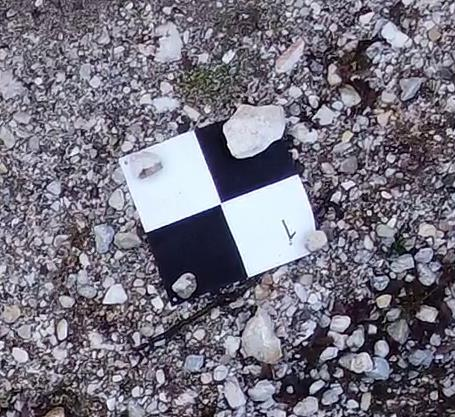
#> input picture figures/Fig02.jpg, 455 x 417 px
$ jupyter execute image_formats.ipynb   (shell and % lines are left out)
#> lines starting #> are read from the running program, lines starting #| are printed output that depends on the picture
[<< Back to MAIN notebook](main.ipynb)

<a id="image-formats"></a>
# 3. Image formats

There can be some differences between the image data loaded to your code and the same data once it is saved to your storage drive. Image data loaded to your code is kept in RAM memory as an N-dimensional array of pixel values (usually 3-dimensional array of 8bit unsigned integers with pixel values between 0 and 255, or 64bit floats with values between 0.0 to 1.0).

However, image formats used for storing the image data on your storage drive (HDD/SSD) rarely save raw pixel values as that could require unreasonable amounts of storage space. Instead, a compression (i.e., size-reduction) algorithm is applied to the raw data to reduce the storage space requirements. Compression algorithms are generally divided into two groups:

1. **Lossless compression** - no information from the image is lost when it is stored to drive. Once stored, image can be retrieved from drive to reconstruct the identical initial N-dimensional array, i.e., original image.
2. **Lossy compression** - a certain amount of information is lost when image is stored in order to reduce its size in storage. This compression type is commonly used with photographic data such as UAV imagery.

In the following chapters, a number of lossless and lossy formats will be presented along with their pros and cons, to allow the user to consider the balance between image quality and computational complexity of applying image velocimetry workflow, including image enhancement algorithms.

> File size comparisons in this notebook are made by using the 4K resolution images found in the `./4K` folder. Other notebooks use reduced size images (1080p) for efficiency reasons.

## Contents

3.1 [JP(E)G](#jpeg)<br/>
3.2 [PNG](#png)<br/>
3.3 [WebP](#webp)<br/>
3.4 [TIFF](#tiff)<br/>
3.5 [BMP](#bmp)<br/>
3.6 [GIF](#gif)<br/>

[cell 1]
# Necessary libraries
import matplotlib.pyplot as plt
import cv2

# Use [%matplotlib widget] inside JupyterLab,
# and [%matplotlib notebook] for Jupyter Notebook

<a id="jpeg"></a>
## 3.1 JP(E)G

JPEG or JPG abbreviates "Joint Photographic Experts Group", and is the most widely used image format. The compression algorithm is **lossy** but can achieve high compression ratio (easily around 10:1). However, there are some variants of JPEG standard which achieve lossless compression, but are rarely used relative to other modern lossless formats.

Consider the following example of a ground control point #1 (top-left) from [Image 5](#examples). We can vary the JPEG image quality and compare the resulting images (default JPEG quality in OpenCV library is 95):

[cell 2]
# Read image and crop to center of marker
img_jpeg = cv2.imread('./figures/Fig02.jpg')
#> img_jpeg is the input picture: shape (417, 455, 3); mean B, G, R 127.7, 114.4, 117.3

# JPEG quality values to plot
image_qual = [95, 75, 50, 25, 5]

# Initiate a 3x2 plot
fig, ax = plt.subplots(nrows=3, ncols=2, figsize=(9.8, 9.0))

# Original image
ax[0][0].imshow(cv2.cvtColor(img_jpeg, cv2.COLOR_BGR2RGB))
ax[0][0].set_title('Original')
ax[0][0].axis('off')

for i, qual in enumerate(image_qual):
    # Encode using JPEG in memory, then decode to numpy array
    _, img_jpeg_enc = cv2.imencode('.jpg', img_jpeg, [int(cv2.IMWRITE_JPEG_QUALITY), qual])
    img_jpeg_dec = cv2.imdecode(img_jpeg_enc, 1)

    # Plot in 2-column figure
    ax[(i+1)//2][(i+1)%2].imshow(cv2.cvtColor(img_jpeg_dec, cv2.COLOR_BGR2RGB))
    ax[(i+1)//2][(i+1)%2].set_title('JPEG quality = {}'.format(qual))

# Hide all figure axes
[a.axis('off') for a in ax.reshape(-1)]

# Show the image
plt.tight_layout()
plt.show()
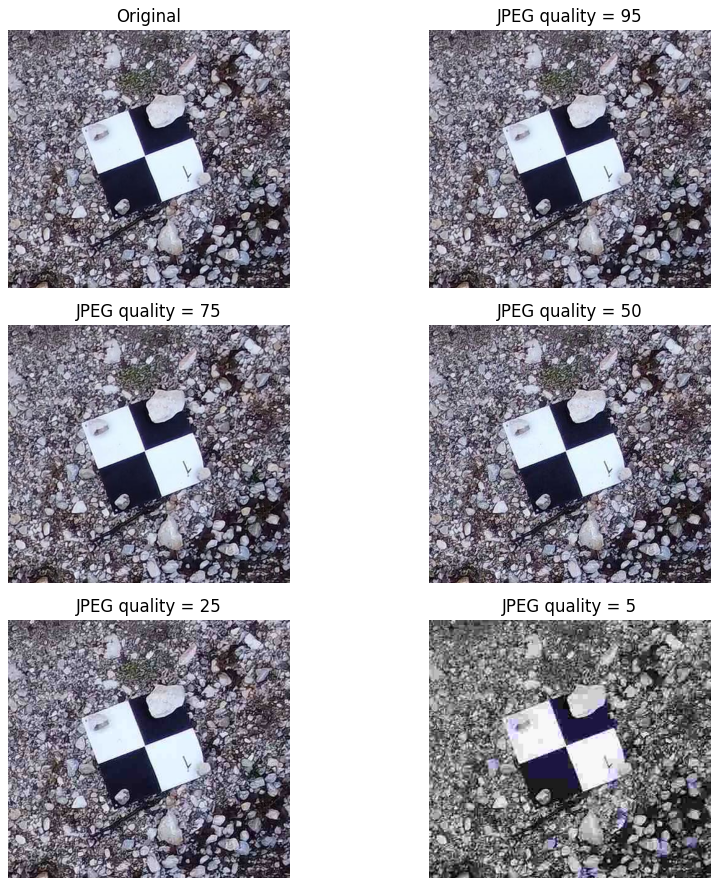
#> figure drawn by matplotlib, 6 panels

Images with quality values between 95 and 25 appear to be quite the same until we zoom in on the marker center (using the "zoom to window" option in the interactive figure above). At that zoom level, the differences in colors and edge aliasing degrade noticeably with decreasing JPEG quality. More specifically, there is a noticeable visual noise with lower JPEG quality. If we write the compressed images to disk, we can compare their file sizes:

<table style="font-size: 12pt">
    <thead>
        <tr>
            <th>JPEG quality [-]</th>
            <th>File size [KB]</th>
            <th>Relative size [%]</th>
        </tr>
    </thead>
    <tbody>
        <tr>
            <th>100</th>
            <th>159.0</th>
            <th>100</th>
        </tr>
        <tr>
            <th>95</th>
            <th>113.0</th>
            <th>71.1</th>
        </tr>
        <tr>
            <th>90</th>
            <th>86.9</th>
            <th>54.7</th>
        </tr>
        <tr>
            <th>75</th>
            <th>60.9</th>
            <th>38.3</th>
        </tr>
        <tr>
            <th>50</th>
            <th>48.3</th>
            <th>30.4</th>
        </tr>
        <tr>
            <th>25</th>
            <th>31.5</th>
            <th>19.8</th>
        </tr>
        <tr>
            <th>5</th>
            <th>11.5</th>
            <th>7.2</th>
        </tr>
    </tbody>
</table>

JPEG format was developed specifically for handling photographic images, such as the ones that are used in UAV velocimetry. For that reason, it is the most commonly used format for such purposes, but the user should be aware that repeated compression of image data has a cumulative effect - the data loss will keep increasing if we:

1. Compress the images when we extract them from the video,
2. Compress the images again when we apply geometric correction techniques,
3. Compress the images again when we stabilize the image sequence,
4. Compress the images again when we orthorectify images,
5. ...

The aforementioned workflow should be avoided **as much as possible** to preserve as much original visual information and avoid adding noise to our images. Some preprocessing tools for UAV velocimetry, such as the __[SSIMS tool](https://github.com/ljubicicrobert/SSIMS/)__ algorithmically bundle certain steps together (steps 2-4) to reduce the total number of image compression iterations.

If JPEG format is used, it is advised to keep the JPEG quality at most at 95 (default in OpenCV library) since higher values produce significantly larger file sizes with no noticeable quality improvements. In fact, some lossless image formats may even produce smaller file sizes than JPEG with quality of 100. Lower boundary of acceptable JPEG quality is often cited to be between 75 and 80.

> OpenCV uses a well established `libjpeg` library for JPEG compression. However, some libraries such as the `MozJPEG` have been proven to be more efficient for JPEG compression, but are not implemented in the OpenCV and are not used as often.

<a id="png"></a>
## 3.2 PNG

Second most popular image format is PNG, which stands for "Portable Network Graphics". PNG is a lossless format, meaning no information is lost when saving an image to storage drive. Additionally, PNG supports transparency using an additional Alpha channel (4th channel apart from the usual RGB/BGR).

Unlike with JPEG format, when using OpenCV library to save a PNG image, user can only select the **compression level**. While both higher and lower compression level retain all image information, higher compression level will result in a smaller file size but longer time needed to decode the image from storage drive to memory (and vice versa).

Keep in mind that PNG images have larger file sizes than JPEG with little to no noticeable effect of in image quality, so this format is rarely used for UAV velocimetry purposes. To provide a perspective, the PNG file size of the original image from the previous subsection is **557KB with compression level 0** (350% increase relative to JPEG with quality of 100) and **342KB with compression level 9** (215% increase relative to JPEG with quality of 100).

> Interestingly, the lowest file size is not always achieved with the highest PNG compression level - the same image saved with **level 1 has a file size of 335KB**.

<a id="webp"></a>
## 3.3 WebP

The youngest of the image formats described in this report is WebP developed by Google for web images and graphics. Unlike JPEG or PNG, it can be both lossless and lossy depending on the selected compression strength. As claimed by Google, *"\[lossless WebP images are\] 26% smaller in size compared to PNGs"* and *"\[lossy WebP images are\] 25-34% smaller than comparable JPEG images at equivalent SSIM quality index"*. Their use for computer vision tasks such as velocimetry is rare, possibly due to the late introduction of WebP support on PCs. OpenCV library supports WebP since 2013, but the initial support was rather buggy until versions 4.x.

However, comparing lossless WebP with PNG and lossy WebP with JPEG reveals a significant advantage of this new format for general purpose computing. Lossless WebP version of the original image from [subsection 3.1](#jpeg) with image quality set to 100 (default in OpenCV) yields a file size of 123KB which is only 36.7% of the PNG image with compression level 1. Furthermore, this is a smaller file size than with JPEG image with quality set to 100 (by 22.6%), and is only 8.8% larger than JPEG with quality of 95 (default in OpenCV).

We can also compare lossy WebP compression with the popular JPEG format with the code below. It is noticeable that for similar file sizes (WebP file sizes are actually somewhat lower than JPEG for the same quality parameter, up until the value of around 35), lossy WebP produces significantly lower amounts of compression artifacts even for quality of 5 which produces a file size of just 19KB.

All the above makes the WebP format a strong contender for replacing JPEG as the go-to format for image velocimetry, assuming that necessary libraries for handling such files are installed.

> Keep in mind that not all image viewing software supports WebP format.

[cell 3]
# WebP image quality to plot
webp_qual = [95, 75, 50, 25, 5]

fig, ax = plt.subplots(nrows=len(webp_qual), ncols=2, figsize=(9.8, 9))

for i, qual in enumerate(webp_qual):
    # Encode using JPEG in memory, then decode to numpy array
    _, img_jpeg_enc = cv2.imencode('.jpg', img_jpeg, [int(cv2.IMWRITE_JPEG_QUALITY), qual])
    img_jpeg_dec = cv2.imdecode(img_jpeg_enc, 1)

    # Encode using WebP in memory, then decode to numpy array
    _, img_webp_enc = cv2.imencode('.webp', img_jpeg, [int(cv2.IMWRITE_WEBP_QUALITY), qual])
    img_webp_dec = cv2.imdecode(img_webp_enc, 1)

    ax[i][0].imshow(cv2.cvtColor(img_jpeg_dec, cv2.COLOR_BGR2RGB))
    ax[i][0].set_title('JPEG quality = {}'.format(qual))
    ax[i][0].axis('off')

    ax[i][1].imshow(cv2.cvtColor(img_webp_dec, cv2.COLOR_BGR2RGB))
    ax[i][1].set_title('WebP quality = {}'.format(qual))
    ax[i][1].axis('off')

# Zoom to GCP marker center for a better view
for a in ax.reshape(-1):
    a.set_xlim([195, 245])
    a.set_ylim([180, 230])
#> this loop made 10 passes

plt.tight_layout()
plt.show()
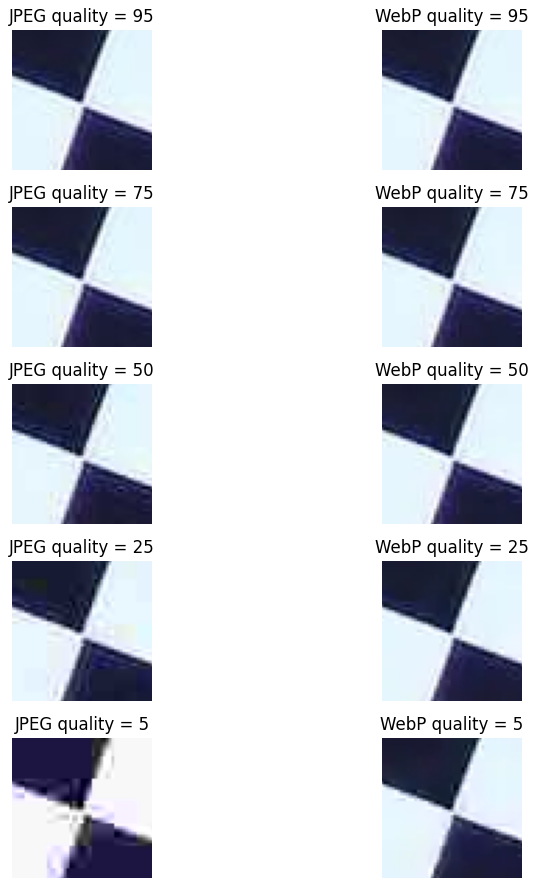
#> figure drawn by matplotlib, 10 panels
